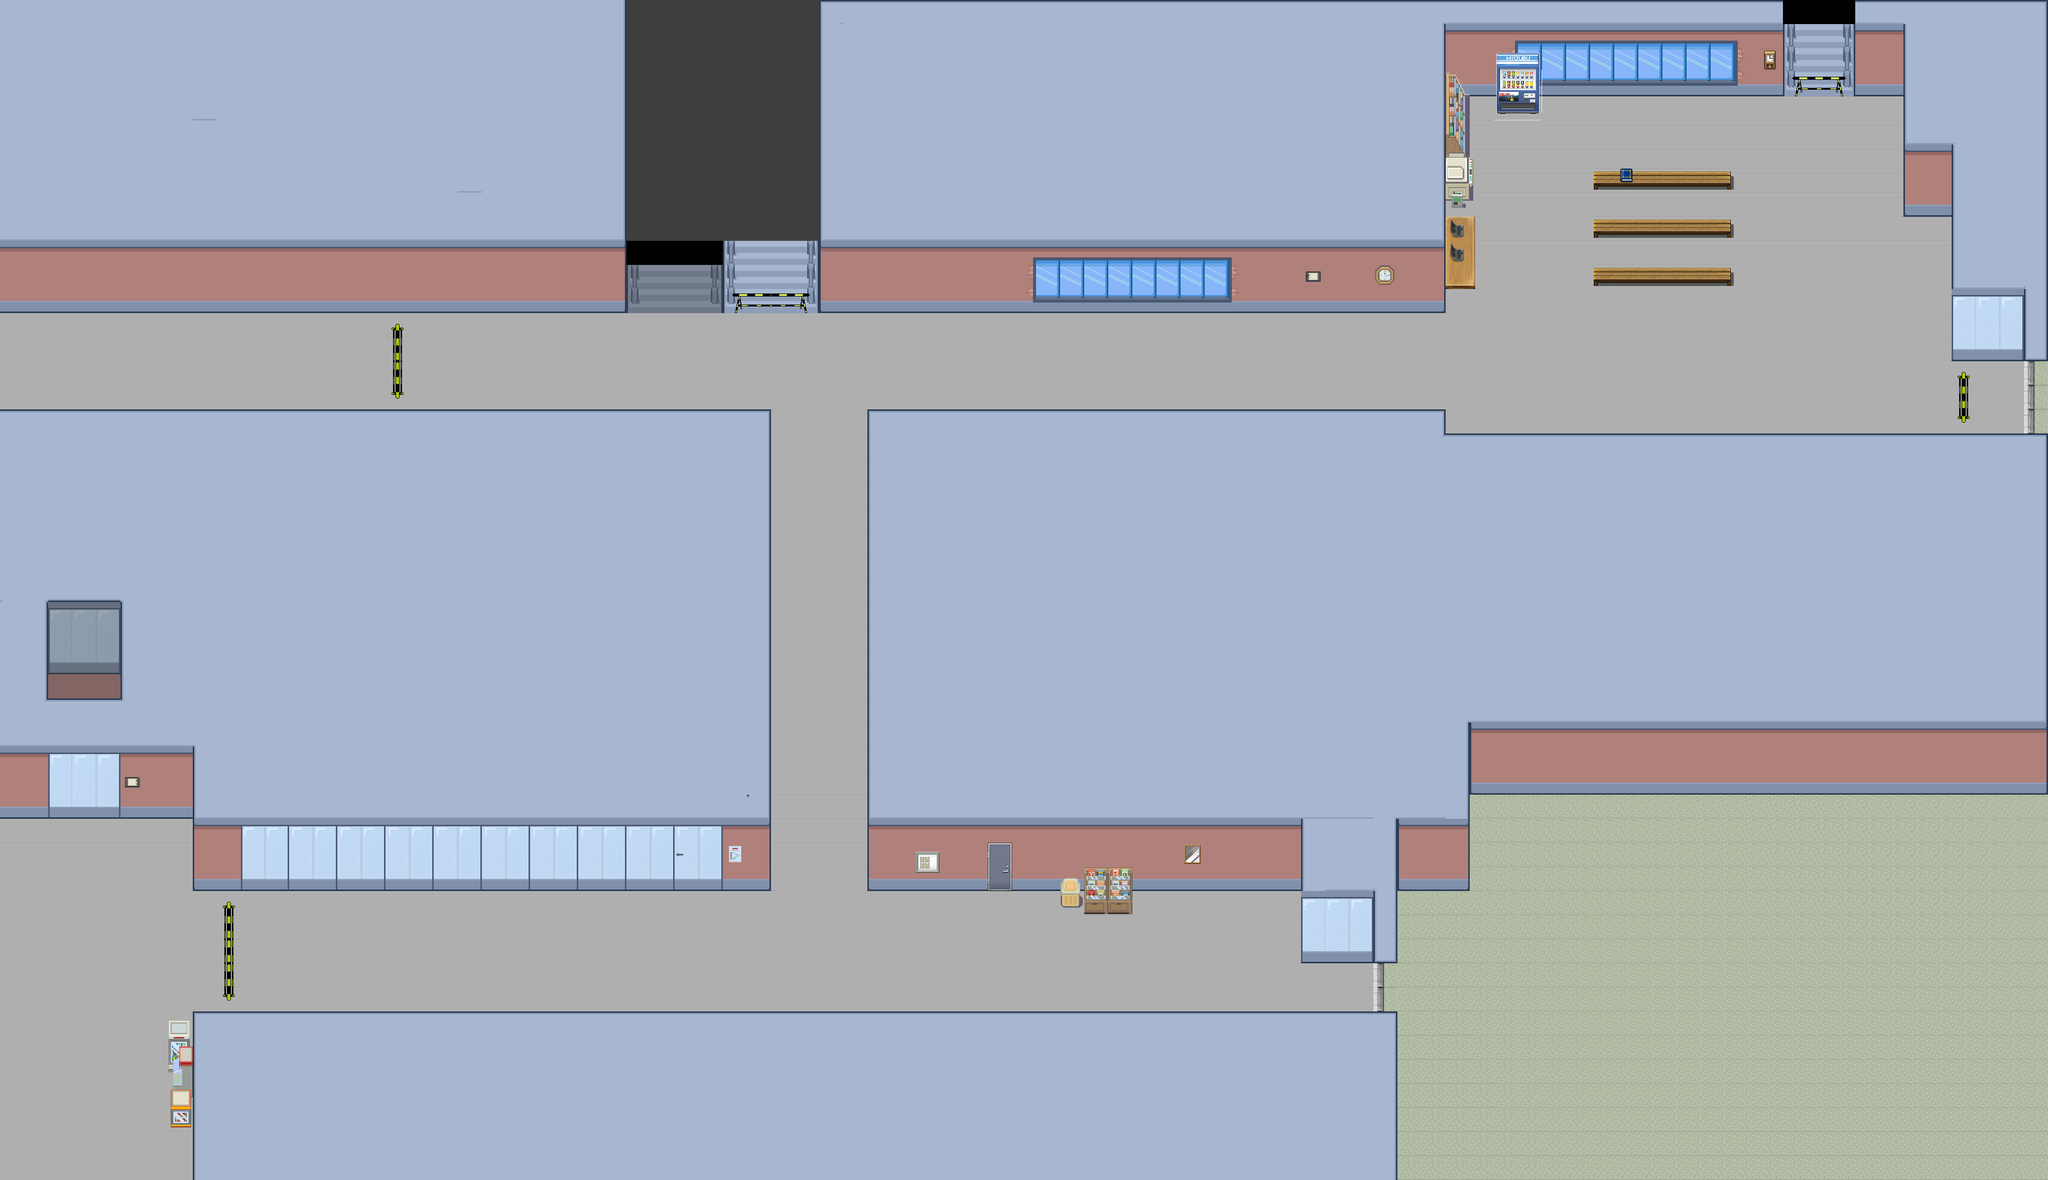

A level layout from a 2D game, rendered from its tile map. Below: a short description, then the map file with tile-grid data replaced by summaries:
An orthogonal 85x49 tile map with 48x48 px tiles, 10 tile layers (back, ground, wall, shadow, ...), 22 tilesets and 38 objects (23x wall, 2x secondfloor, 2x jajus, 2x 444, end, ...).

<map version="1.2" tiledversion="1.3.0" orientation="orthogonal" renderorder="right-down" compressionlevel="0" width="85" height="49" tilewidth="48" tileheight="48" infinite="0" nextlayerid="14" nextobjectid="57">
 <tileset firstgid="1" name="GRAY" tilewidth="48" tileheight="48" tilecount="1" columns="1">
  <image source="img/GRAY.png" width="48" height="48" />
 </tileset>
 <tileset firstgid="2" name="48_city" tilewidth="48" tileheight="48" tilecount="1344" columns="32">
  <image source="img/48_city.png" width="1536" height="2016" />
 </tileset>
 <tileset firstgid="1346" name="stair_back" tilewidth="48" tileheight="48" tilecount="4" columns="1">
  <image source="img/stair_back.png" width="48" height="192" />
 </tileset>
 <tileset firstgid="1350" name="shadow" tilewidth="48" tileheight="48" tilecount="1" columns="1">
  <image source="img/shadow.png" width="48" height="48" />
 </tileset>
 <tileset firstgid="1351" name="48_pipo" tilewidth="48" tileheight="48" tilecount="1064" columns="8">
  <image source="img/48_pipo.png" width="384" height="6384" />
 </tileset>
 <tileset firstgid="2415" name="BLACK" tilewidth="48" tileheight="48" tilecount="1" columns="1">
  <image source="img/BLACK.png" width="48" height="48" />
 </tileset>
 <tileset firstgid="2416" name="bathitems_8bit" tilewidth="48" tileheight="48" tilecount="96" columns="12">
  <image source="img/bathitems_8bit.png" width="576" height="384" />
 </tileset>
 <tileset firstgid="2512" name="48_8bit_bathitems" tilewidth="48" tileheight="48" tilecount="96" columns="12">
  <image source="img/48_8bit_bathitems.png" width="576" height="384" />
 </tileset>
 <tileset firstgid="2608" name="cu_8bit" tilewidth="48" tileheight="48" tilecount="96" columns="12">
  <image source="img/cu_8bit.png" width="576" height="384" />
 </tileset>
 <tileset firstgid="2704" name="ball_8bit" tilewidth="48" tileheight="48" tilecount="96" columns="12">
  <image source="img/ball_8bit.png" width="576" height="384" />
 </tileset>
 <tileset firstgid="2800" name="gagu_8bit" tilewidth="48" tileheight="48" tilecount="96" columns="12">
  <image source="img/gagu_8bit.png" width="576" height="384" />
 </tileset>
 <tileset firstgid="2896" name="notebook" tilewidth="48" tileheight="48" tilecount="192" columns="16">
  <image source="img/notebook.png" width="768" height="576" />
 </tileset>
 <tileset firstgid="3088" name="desk" tilewidth="48" tileheight="48" tilecount="256" columns="16">
  <image source="img/desk.png" width="768" height="768" />
 </tileset>
 <tileset firstgid="3344" name="desk2" tilewidth="48" tileheight="48" tilecount="8" columns="2">
  <image source="img/desk2.png" width="96" height="192" />
 </tileset>
 <tileset firstgid="3352" name="glass-door" tilewidth="48" tileheight="48" tilecount="9" columns="3">
  <image source="img/glass-door.png" width="144" height="144" />
 </tileset>
 <tileset firstgid="3361" name="48_pipo" tilewidth="48" tileheight="48" tilecount="1064" columns="8">
  <image source="img/48_pipo.png" width="384" height="6384" />
 </tileset>
 <tileset firstgid="4425" name="glass" tilewidth="48" tileheight="48" tilecount="9" columns="3">
  <image source="img/glass.png" width="144" height="144" />
 </tileset>
 <tileset firstgid="4434" name="48_city" tilewidth="48" tileheight="48" tilecount="1344" columns="32">
  <image source="img/48_city.png" width="1536" height="2016" />
 </tileset>
 <tileset firstgid="5778" name="GRAY" tilewidth="48" tileheight="48" tilecount="1" columns="1">
  <image source="img/GRAY.png" width="48" height="48" />
 </tileset>
 <tileset firstgid="5779" name="door_8bit" tilewidth="48" tileheight="48" tilecount="192" columns="12">
  <image source="img/door_8bit.png" width="576" height="768" />
 </tileset>
 <tileset firstgid="5971" name="Barrigate2" tilewidth="48" tileheight="48" tilecount="3" columns="1">
  <image source="img/Barrigate2.png" width="48" height="144" />
 </tileset>
 <tileset firstgid="5974" name="Barrigate1" tilewidth="48" tileheight="48" tilecount="3" columns="3">
  <image source="img/Barrigate1.png" width="144" height="48" />
 </tileset>
 <layer id="1" name="back" width="85" height="49">
  <data>[4165 cells, 3756 non-empty, 2 distinct tile ids]</data>
 </layer>
 <layer id="2" name="ground" width="85" height="49">
  <data>[4165 cells, 2148 non-empty, 5 distinct tile ids]</data>
 </layer>
 <layer id="3" name="wall" width="85" height="49">
  <data>[4165 cells, 2627 non-empty, 59 distinct tile ids]</data>
 </layer>
 <layer id="9" name="shadow" width="85" height="49">
  <data>[4165 cells, 31 non-empty, 7 distinct tile ids]</data>
 </layer>
 <layer id="6" name="upstair" width="85" height="49">
  <data>[4165 cells, 35 non-empty, 14 distinct tile ids]</data>
 </layer>
 <layer id="4" name="door" width="85" height="49">
  <data>[4165 cells, 57 non-empty, 14 distinct tile ids]</data>
 </layer>
 <layer id="12" name="item3" width="85" height="49">
  <data>[4165 cells, 3 non-empty, 3 distinct tile ids]</data>
 </layer>
 <layer id="5" name="item" width="85" height="49">
  <data>[4165 cells, 15 non-empty, 15 distinct tile ids]</data>
 </layer>
 <layer id="11" name="item2" width="85" height="49">
  <data>[4165 cells, 75 non-empty, 31 distinct tile ids]</data>
 </layer>
 <layer id="13" name="item4" width="85" height="49">
  <data>[4165 cells, 9 non-empty, 8 distinct tile ids]</data>
 </layer>
 <objectgroup id="7" name="Object Layer 1">
  <!-- 38 objects omitted --></objectgroup>
</map>
<!-- 38 of 38 objects omitted -->
